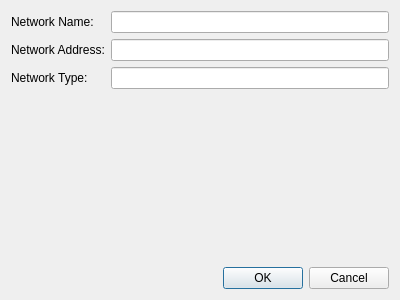
<?xml version="1.0" encoding="UTF-8"?>
<ui version="4.0">
 <class>CommVisNetworkNodeDialog</class>
 <widget class="QDialog" name="CommVisNetworkNodeDialog">
  <property name="geometry">
   <rect>
    <x>0</x>
    <y>0</y>
    <width>400</width>
    <height>300</height>
   </rect>
  </property>
  <property name="windowTitle">
   <string>Network</string>
  </property>
  <layout class="QVBoxLayout" name="verticalLayout_2">
   <item>
    <layout class="QFormLayout" name="mFormLayout">
     <item row="0" column="0">
      <widget class="QLabel" name="mNetworkNameLabel">
       <property name="text">
        <string>Network Name:</string>
       </property>
      </widget>
     </item>
     <item row="0" column="1">
      <widget class="QLineEdit" name="mNetworkNameLineEdit">
       <property name="enabled">
        <bool>true</bool>
       </property>
       <property name="readOnly">
        <bool>true</bool>
       </property>
      </widget>
     </item>
     <item row="1" column="0">
      <widget class="QLabel" name="mNetworkAddressLabel">
       <property name="text">
        <string>Network Address:</string>
       </property>
      </widget>
     </item>
     <item row="1" column="1">
      <widget class="QLineEdit" name="mNetworkAddressLineEdit">
       <property name="enabled">
        <bool>true</bool>
       </property>
       <property name="readOnly">
        <bool>true</bool>
       </property>
      </widget>
     </item>
     <item row="2" column="0">
      <widget class="QLabel" name="mNetworkTypeLabel">
       <property name="text">
        <string>Network Type:</string>
       </property>
      </widget>
     </item>
     <item row="2" column="1">
      <widget class="QLineEdit" name="mNetworkTypeLineEdit">
       <property name="enabled">
        <bool>true</bool>
       </property>
       <property name="readOnly">
        <bool>true</bool>
       </property>
      </widget>
     </item>
    </layout>
   </item>
   <item>
    <spacer name="verticalSpacer">
     <property name="orientation">
      <enum>Qt::Vertical</enum>
     </property>
     <property name="sizeHint" stdset="0">
      <size>
       <width>20</width>
       <height>40</height>
      </size>
     </property>
    </spacer>
   </item>
   <item>
    <widget class="QDialogButtonBox" name="buttonBox">
     <property name="orientation">
      <enum>Qt::Horizontal</enum>
     </property>
     <property name="standardButtons">
      <set>QDialogButtonBox::Cancel|QDialogButtonBox::Ok</set>
     </property>
    </widget>
   </item>
  </layout>
 </widget>
 <resources/>
 <connections>
  <connection>
   <sender>buttonBox</sender>
   <signal>accepted()</signal>
   <receiver>CommVisNetworkNodeDialog</receiver>
   <slot>accept()</slot>
   <hints>
    <hint type="sourcelabel">
     <x>248</x>
     <y>254</y>
    </hint>
    <hint type="destinationlabel">
     <x>157</x>
     <y>274</y>
    </hint>
   </hints>
  </connection>
  <connection>
   <sender>buttonBox</sender>
   <signal>rejected()</signal>
   <receiver>CommVisNetworkNodeDialog</receiver>
   <slot>reject()</slot>
   <hints>
    <hint type="sourcelabel">
     <x>316</x>
     <y>260</y>
    </hint>
    <hint type="destinationlabel">
     <x>286</x>
     <y>274</y>
    </hint>
   </hints>
  </connection>
 </connections>
</ui>
